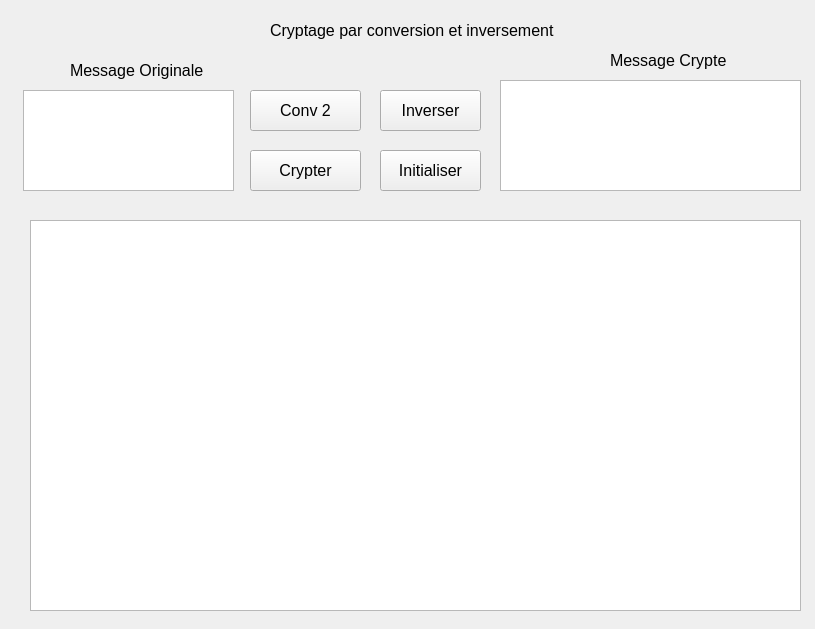
<?xml version="1.0" encoding="UTF-8"?>
<ui version="4.0">
 <class>Form</class>
 <widget class="QWidget" name="Form">
  <property name="geometry">
   <rect>
    <x>0</x>
    <y>0</y>
    <width>815</width>
    <height>629</height>
   </rect>
  </property>
  <property name="windowTitle">
   <string>Form</string>
  </property>
  <widget class="QLabel" name="label">
   <property name="geometry">
    <rect>
     <x>270</x>
     <y>10</y>
     <width>291</width>
     <height>41</height>
    </rect>
   </property>
   <property name="font">
    <font>
     <pointsize>12</pointsize>
    </font>
   </property>
   <property name="text">
    <string>Cryptage par conversion et inversement </string>
   </property>
  </widget>
  <widget class="QTextEdit" name="origin">
   <property name="geometry">
    <rect>
     <x>23</x>
     <y>90</y>
     <width>211</width>
     <height>101</height>
    </rect>
   </property>
   <property name="font">
    <font>
     <pointsize>12</pointsize>
    </font>
   </property>
  </widget>
  <widget class="QPushButton" name="conv">
   <property name="geometry">
    <rect>
     <x>250</x>
     <y>90</y>
     <width>111</width>
     <height>41</height>
    </rect>
   </property>
   <property name="font">
    <font>
     <pointsize>12</pointsize>
    </font>
   </property>
   <property name="text">
    <string>Conv 2</string>
   </property>
  </widget>
  <widget class="QPushButton" name="crypter">
   <property name="geometry">
    <rect>
     <x>250</x>
     <y>150</y>
     <width>111</width>
     <height>41</height>
    </rect>
   </property>
   <property name="font">
    <font>
     <pointsize>12</pointsize>
    </font>
   </property>
   <property name="text">
    <string>Crypter</string>
   </property>
  </widget>
  <widget class="QPushButton" name="inverser">
   <property name="geometry">
    <rect>
     <x>380</x>
     <y>90</y>
     <width>101</width>
     <height>41</height>
    </rect>
   </property>
   <property name="font">
    <font>
     <pointsize>12</pointsize>
    </font>
   </property>
   <property name="text">
    <string>Inverser</string>
   </property>
  </widget>
  <widget class="QPushButton" name="init">
   <property name="geometry">
    <rect>
     <x>380</x>
     <y>150</y>
     <width>101</width>
     <height>41</height>
    </rect>
   </property>
   <property name="font">
    <font>
     <pointsize>12</pointsize>
    </font>
   </property>
   <property name="text">
    <string>Initialiser</string>
   </property>
  </widget>
  <widget class="QLabel" name="label_2">
   <property name="geometry">
    <rect>
     <x>70</x>
     <y>50</y>
     <width>141</width>
     <height>41</height>
    </rect>
   </property>
   <property name="font">
    <font>
     <pointsize>12</pointsize>
    </font>
   </property>
   <property name="text">
    <string>Message Originale</string>
   </property>
  </widget>
  <widget class="QLabel" name="label_3">
   <property name="geometry">
    <rect>
     <x>610</x>
     <y>40</y>
     <width>121</width>
     <height>41</height>
    </rect>
   </property>
   <property name="font">
    <font>
     <pointsize>12</pointsize>
    </font>
   </property>
   <property name="text">
    <string>Message Crypte</string>
   </property>
  </widget>
  <widget class="QListWidget" name="list">
   <property name="geometry">
    <rect>
     <x>500</x>
     <y>80</y>
     <width>301</width>
     <height>111</height>
    </rect>
   </property>
   <property name="font">
    <font>
     <pointsize>12</pointsize>
    </font>
   </property>
  </widget>
  <widget class="QTableWidget" name="table">
   <property name="geometry">
    <rect>
     <x>30</x>
     <y>220</y>
     <width>771</width>
     <height>391</height>
    </rect>
   </property>
  </widget>
 </widget>
 <resources/>
 <connections/>
</ui>
